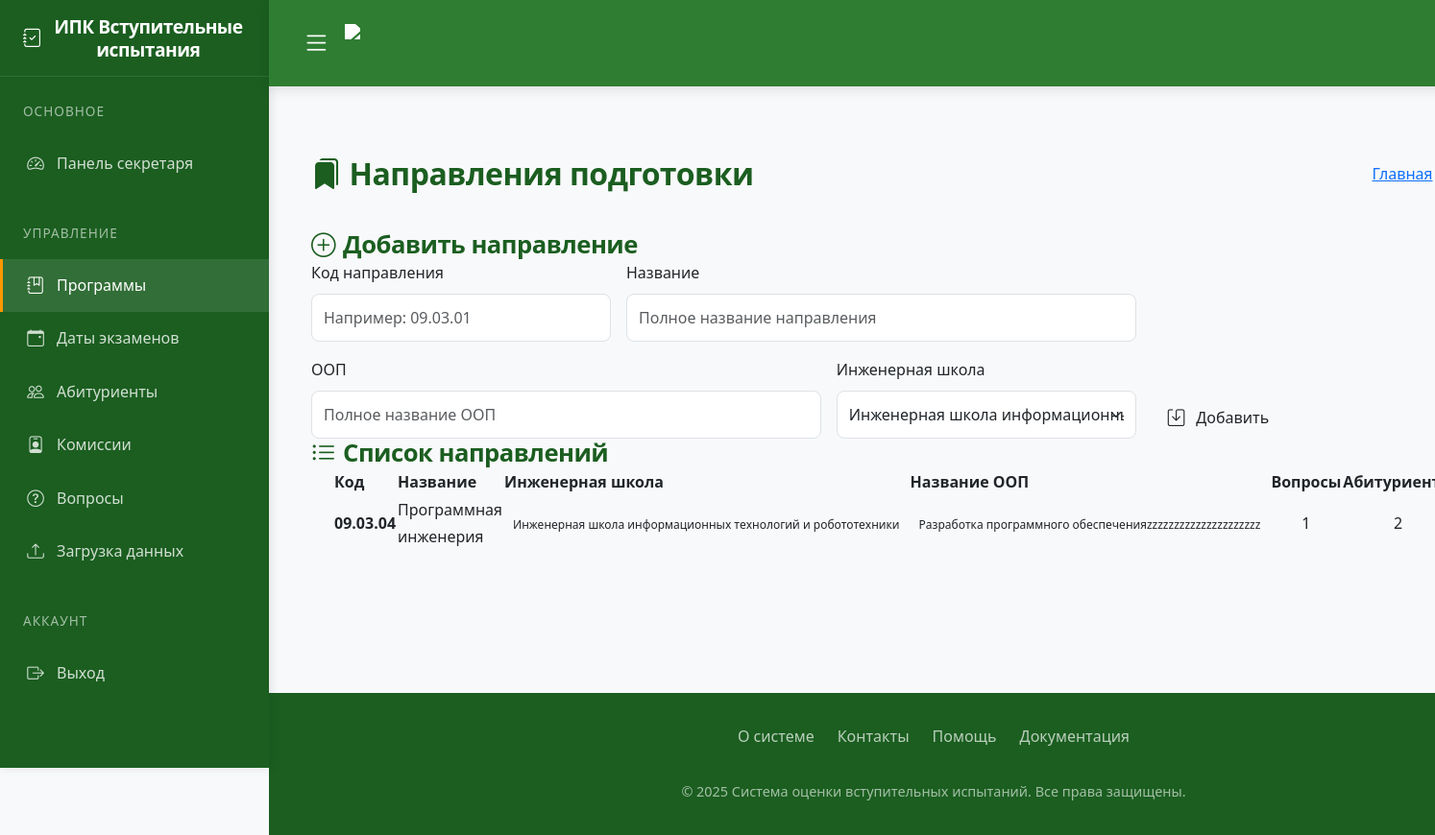
Screenshot of /programs (signed in) with the database file from the repository.
### app/models.py (models this page shows)
class Program(db.Model):
    id = db.Column(db.Integer, primary_key=True)
    code = db.Column(db.String(50), nullable=False)
    name = db.Column(db.String(200), nullable=False)
    school_id = db.Column(db.Integer, db.ForeignKey('engineering_school.id'))
    questions = db.relationship('Question', backref='program', lazy=True, cascade='all, delete-orphan')
    standard_commission = db.relationship('StandardCommission', backref='program', lazy=True, cascade='all, delete-orphan')
    applicants = db.relationship('Applicant', backref='program', lazy=True, cascade='all, delete-orphan', passive_deletes=True)
    exam_dates = db.relationship('ExamDate', backref='program', lazy=True, cascade='all, delete-orphan',passive_deletes=True)
    oop = db.relationship("Oop", backref='program', lazy=True, cascade='all, delete-orphan')  # Важно: cascade

class EngineeringSchool(db.Model):
    id = db.Column(db.Integer, primary_key=True)
    name = db.Column(db.String(100), nullable=False, unique=True)
    programs = db.relationship('Program', backref='school', lazy=True)

class Oop(db.Model):
    id = db.Column(db.Integer, primary_key=True)
    name = db.Column(db.String(256), nullable=False)
    program_id = db.Column(db.Integer, db.ForeignKey('program.id'), nullable=False)

### app/routes.py (the view, shortened to what this page needs)
@routes.route('/programs', methods=['GET', 'POST'])
@login_required
def programs():
    if current_user.role not in ['admin', 'secretary']:
        abort(403)
    form = ProgramForm()
    if current_user.role == 'secretary':
        form.school_id.data = current_user.school_id
        form.school_id.choices = [(s.id, s.name) for s in EngineeringSchool.query.order_by('name').all() if s.id == current_user.school_id]
    else:
        form.school_id.choices = [(s.id, s.name) for s in EngineeringSchool.query.order_by('name').all()]
    if current_user.role == 'secretary':
        programs = Program.query.options(joinedload(Program.oop)).filter_by(school_id=current_user.school_id).all()
    else:  # admin
        programs = Program.query.options(joinedload(Program.oop)).all()
    return render_template('programs.html', form=form, programs=programs)

### app/forms.py (shortened to what this page needs)
class ProgramForm(FlaskForm):
    code = StringField('Код программы', validators=[DataRequired(), Length(min=2, max=50)])
    name = StringField('Название программы', validators=[DataRequired(), Length(min=5, max=200)])
    school_id = SelectField('Инженерная школа', coerce=int, validators=[DataRequired()])
    submit = SubmitField('Добавить')

### app/templates/programs.html (shortened to what this page needs)
{% extends "base.html" %}
{% block content %}
<div class="container py-4">
    <div class="d-flex justify-content-between align-items-center mb-4">
        <h2 class="mb-0">
            <i class="bi bi-bookmarks-fill me-2"></i>Направления подготовки
        </h2>
        <nav aria-label="breadcrumb">
            <ol class="breadcrumb">
                <li class="breadcrumb-item"><a href="{{ url_for('routes.home') }}">Главная</a></li>
                <li class="breadcrumb-item active">Направления</li>
            </ol>
        </nav>
    </div>
    <div class="custom-card">
        <div class="custom-card-header d-flex justify-content-between align-items-center">
            <h3 class="mb-0">
                <i class="bi bi-plus-circle me-2"></i>Добавить направление
            </h3>
        </div>
        <div class="card-body">
            <form method="POST" class="row g-3">
                <div class="col-md-3">
                    <label class="form-label">Код направления</label>
                    {{ form.code(class="custom-form-control form-control", placeholder="Например: 09.03.01") }}
                </div>
                <div class="col-md-5">
                    <label class="form-label">Название</label>
                    {{ form.name(class="custom-form-control form-control", placeholder="Полное название направления") }}
                </div>
                <div class="col-md-5">
                    <label class="form-label">ООП</label>
                    {{ form.oop(class="custom-form-control form-control", placeholder="Полное название ООП") }}
                </div>
                <div class="col-md-3">
                    <label class="form-label">Инженерная школа</label>
                    {{ form.school_id(class="custom-form-control form-select") }}
                </div>
                <div class="col-md-1 d-flex align-items-end">
                    <button type="submit" class="btn btn-custom-primary w-100">
                        <i class="bi bi-save me-1"></i>Добавить
                    </button>
                </div>
            </form>
        </div>
    </div>
    <div class="custom-card">
        <div class="custom-card-header d-flex justify-content-between align-items-center">
            <h3 class="mb-0">
                <i class="bi bi-list-ul me-2"></i>Список направлений
            </h3>
        </div>
        <div class="card-body p-0">
            <div class="table-responsive">
                <table class="custom-table">
                    <thead>
                        <tr>
                            <th class="ps-4">Код</th>
                            <th>Название</th>
                            <th>Инженерная школа</th>
                            <th>Название ООП</th>
                            <th class="text-center">Вопросы</th>
                            <th class="text-center">Абитуриенты</th>
                        </tr>
                    </thead>
                    <tbody>
                        {% for program in programs %}
                        <tr>
                            <td class="ps-4 fw-bold">{{ program.code }}</td>
                            <td>{{ program.name }}</td>
                            <td>
                                {% if program.school %}
                                <span class="badge bg-light text-dark">{{ program.school.name }}</span>
                                {% else %}
                                <span class="text-muted">Не указана</span>
                                {% endif %}
                            </td>
                            <td>
                                {% if program.oop %}
                                    {% for o in program.oop %}
                                        <span class="badge bg-light text-dark">{{ o.name }}</span>
                                    {% endfor %}
                                {% else %}
                                    <span class="text-muted">Не указана</span>
                                {% endif %}
                            </td>
                            <td class="text-center">{{ program.questions|length }}</td>
                            <td class="text-center">{{ program.applicants|length }}</td>
                        </tr>
                        {% endfor %}
                    </tbody>
                </table>
            </div>
        </div>
    </div>
</div>
{% endblock %}

### static/style.css (style rules this page uses)
:root { --primary: #0d6efd; --secondary: #6c757d; --success: #198754; --info: #0dcaf0; --warning: #ffc107; --danger: #dc3545; --light: #f8f9fa; --dark: #212529; }
body { font-family: 'Segoe UI', Tahoma, Geneva, Verdana, sans-serif; background-color: #f8fafc; color: #333; }
.btn { border-radius: 0.5rem; font-weight: 500; padding: 0.5rem 1rem; transition: all 0.2s; display: inline-flex; align-items: center; gap: 0.5rem; }
.btn i { font-size: 1.1em; }
.form-control, .form-select { border-radius: 0.5rem; padding: 0.75rem; border: 1px solid #dee2e6; }
.badge { font-weight: 500; padding: 0.5em 0.75em; border-radius: 0.5rem; }

### app/templates/base.html (style rules this page uses)
:root { --primary: #2e7d32; --primary-dark: #1b5e20; --primary-light: #4caf50; --accent: #ff9800; --light-bg: #f8f9fa; --card-bg: #ffffff; --dark-text: #212529; --light-text: #f8f9fa; --border: #e0e0e0; --success: #4caf50; --info: #2196f3; --warning: #ff9800; --danger: #f44336; --sidebar-width: 280px; }
body { font-family: 'Segoe UI', 'Roboto', sans-serif; background-color: var(--light-bg); color: var(--dark-text); line-height: 1.7; padding-top: 0; margin-left: var(--sidebar-width); }
body { margin: 0; padding: 0; display: grid; grid-template-areas: "sidebar header" "sidebar main" "sidebar footer"; grid-template-columns: auto 1fr; grid-template-rows: auto 1fr auto; min-height: 100vh; }
body:not(.sidebar-collapsed) { grid-template-columns: 280px 1fr; }
h1, h2, h3, h4, h5 { color: var(--primary-dark); font-weight: 700; margin-bottom: 1.8rem; letter-spacing: -0.5px; }
h2 { font-size: 2rem; padding-bottom: 1rem; }
h3 { font-size: 1.6rem; }

### rows the page displays
Program: code "09.03.04", name "Программная инженерия", school.name "Инженерная школа информационных технологий и робототехники", questions|length "1", applicants|length "2"
Oop: name "Разработка программного обеспеченияzzzzzzzzzzzzzzzzzzzzz"
